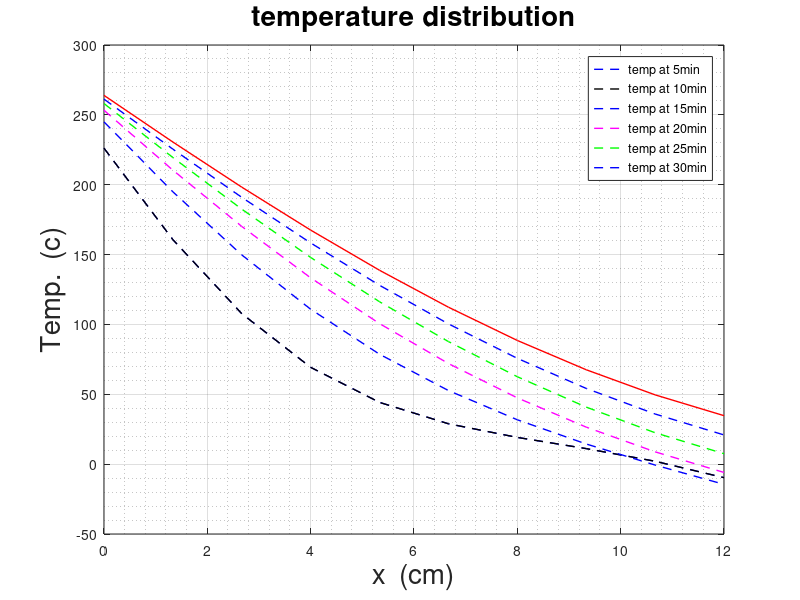
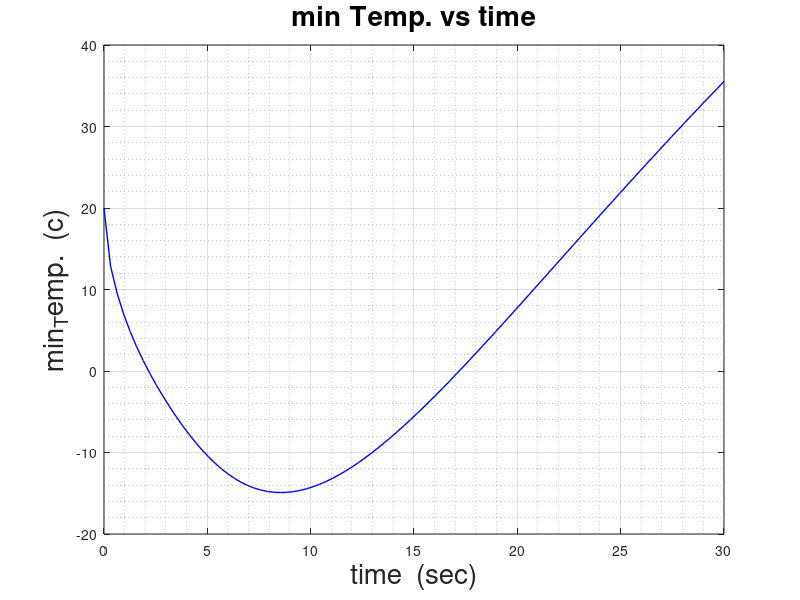

These charts were generated, in order, by the following MATLAB code:
% this Program for : 1-Dim., unsteady State,un-lumped system, without inner heat generation.
clear;clc;clf;
% ==== Input Data ====

M = 10 ;              % no. of points

L = .12;          %  wall thickness [m]
k = 10;              % thermal conductivity [w/m.k]
alpha = 2.5*10^(-6);   % thermal conductivity [m^2/s]
q = 10^4;            % constant heat flux[w/m^2]
h = 700;              % [w/m^2.k]
T_inf = 300;         % [c]
Ti = 20 ;             %initial temperature at time=0 [c]
t = 30*60;           % total time [sec.]

% ==== manual calculation ====

dx = L/(M-1);
tao_min = 1/(2+(2*dx*h/k));
dt = ceil(((dx^2)/alpha)*tao_min); % [sec.] %ceil funtion to rounding decimal fractions
tao = (alpha/(dx^2))*dt;
time_max=1800;
I = ceil(time_max/dt);
x = (0:dx:L).*100 ;     % [cm]
% ==== initial state ====

T = zeros(I,M);
T(1,:)= Ti;



% ==== Numerical ====


for i=1:I;
for m=1:M;
    if m==1
       T(i+1,m) = (1-2*tao-((2*dx*h*tao)/k))*T(i,m)+((2*dx*h*tao)/k)*T_inf+2*tao*T(i,m+1) ; 
    elseif m==M
        T(i+1,m) = 2*tao*T(i,m-1)+(1-2*tao)*T(i,m)-(q*dx*2*tao)/k;
    else
        T(i+1,m) = (1-2*tao)*T(i,m)+tao*T(i,m-1)+tao*T(i,m+1);
    end
end

end



                       % ==== Outputs ====

% ==== A ====
y5 = T(ceil((5*60)/dt),1:M);
y10 = T(ceil((10*60)/dt),1:M);
y15 = T(ceil((15*60)/dt),1:M);
y20 = T(ceil((20*60)/dt),1:M);
y25 = T(ceil((25*60)/dt),1:M);
y30 = T(ceil(I),1:M);

Min_temp = T(:,M);
time1=(0:(t/I):t)/60;

figure(1)
plot(x,y5,'--b','linewidth',1)
hold on
plot(x,y5,'--k','linewidth',1)
plot(x,y10,'--b','linewidth',1)
plot(x,y15,'--m','linewidth',1)
plot(x,y20,'--g','linewidth',1)
plot(x,y25,'--b','linewidth',1)
plot(x,y30,'-r','linewidth',1)
hold off


grid on;grid minor;box on
xlabel('x  (cm)','fontsize',20)
ylabel('Temp.  (c)','fontsize',20)
title('temperature distribution','fontsize',20)
legend('temp at 5min' , 'temp at 10min','temp at 15min','temp at 20min','temp at 25min','temp at 30min')
saveas(gcf, 'no2');


% ==== B ====
Min_temp = T(:,M);
time1=(0:(t/I):t)/60;

min = y30==min(y30);
fprintf('after %0.0f min. \n',t/60)
fprintf('min. temp. = %0.4f [c]\n',y30(min))
fprintf('at X = %0.4f [cm]\n',x(min))


figure(2)
plot(time1,Min_temp,'-b','linewidth',1)
grid on;grid minor;box on
xlabel('time  (sec)','fontsize',20)
ylabel('min_Temp.  (c)','fontsize',20)
title('min Temp. vs time','fontsize',20)
saveas(gcf, 'no2');
 

% ==== C ====
for i=I ,
for  m=1:M   
    if m==1
        Q_1 = h*(T_inf-T(i,m))- (k*(T(i,m)-T(i,m+1)))/dx ;       % where Q@1  is  stored energy at external node 1  
    elseif m==M     
        Q_M = (k*(T(i,m-1)-T(i,m)))/dx - q ;                     % where Q@M  is  stored energy at external node M
    end
end
end
        
Q_total = Q_1 + Q_M;                  % where Q_total is  total stored energy after 30 min [J] 

fprintf('the total amount of heat stored in the plate after 30 min =   %0.4f [KJ]\n',Q_total/10^3)
 
